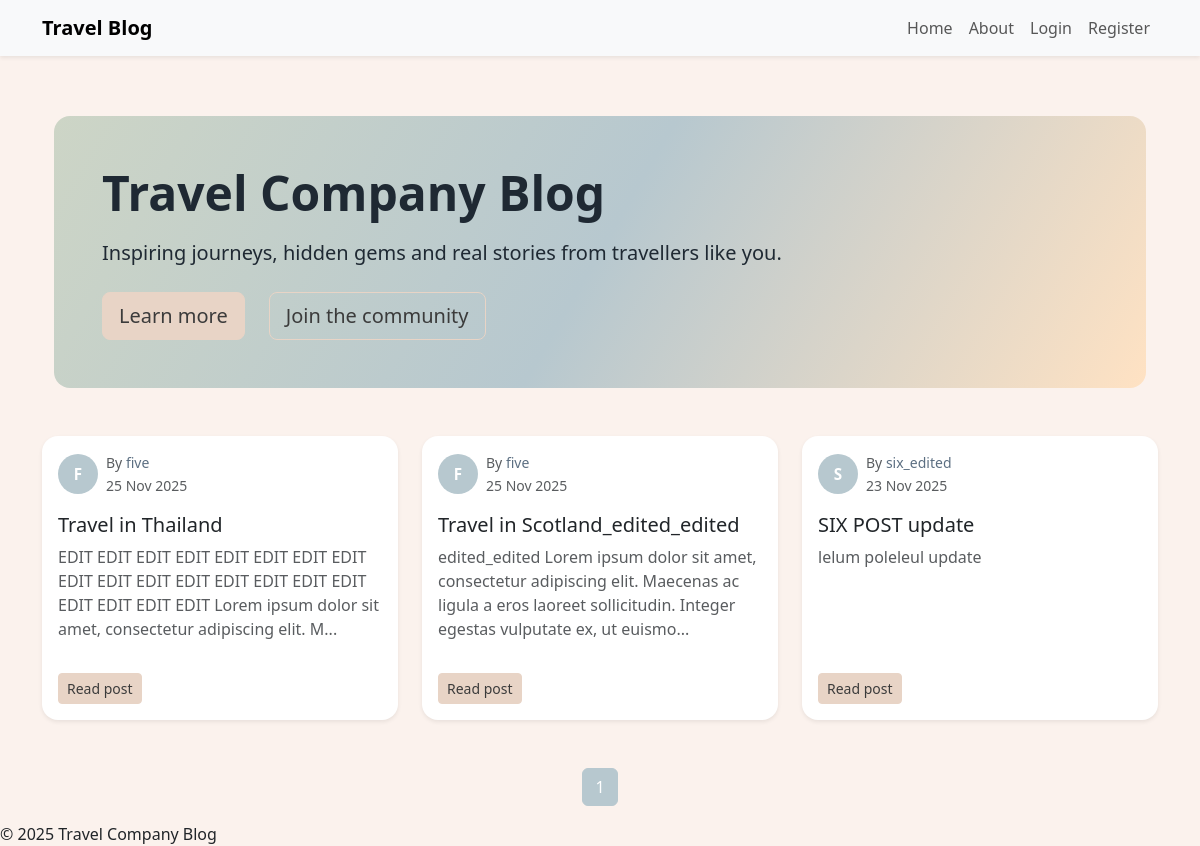
Before: / with the older database file.
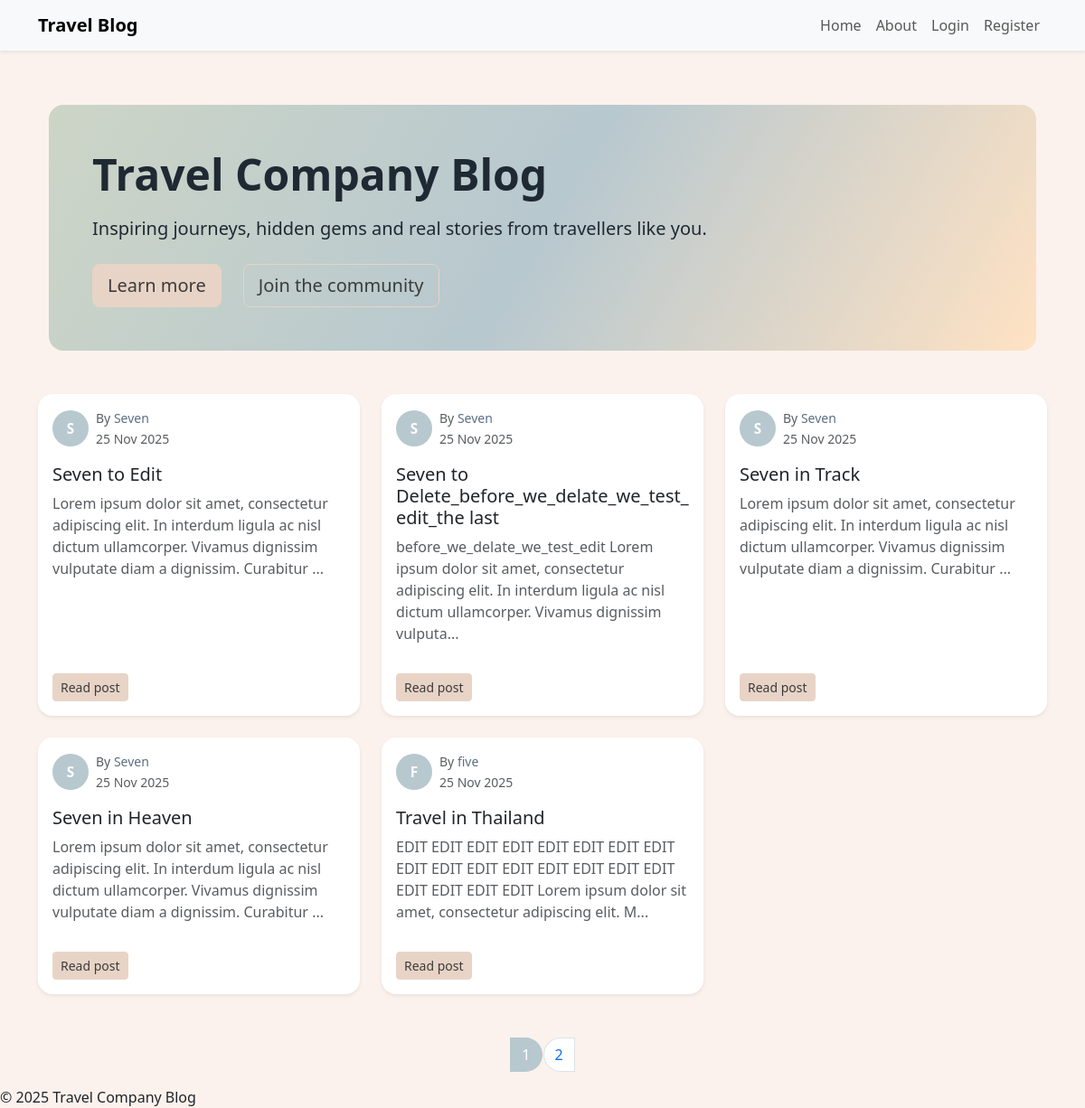
After: the same page with the newer database file.
### travelcompanyblog/models.py (models this page shows, shortened)
class BlogPost(db.Model):
    users = db.relationship(User)
    id = db.Column(db.Integer, primary_key=True)
    user_id = db.Column(db.Integer, db.ForeignKey('users.id'), nullable=False)
    date = db.Column(db.DateTime, nullable=False, default=datetime.utcnow)
    title = db.Column(db.String(140), nullable=False)
    text = db.Column(db.Text, nullable=False)

class User(db.Model, UserMixin):
    __tablename__ = 'users'
    id = db.Column(db.Integer, primary_key=True)
    profile_image = db.Column(db.String(64), nullable=False, default='default_profile.png')
    email = db.Column(db.String(64), unique=True, index=True)
    username = db.Column(db.String(64), unique=True, index=True)
    password_hash = db.Column(db.String(128))
    posts = db.relationship('BlogPost', backref='author', lazy=True)

### travelcompanyblog/core/views.py (the view)
@core.route('/')
def index():
    page = request.args.get('page', 1, type=int)
    blog_post = BlogPost.query.order_by(BlogPost.date.desc()).paginate(page=page, per_page=5)
    return render_template('index.html', blog_posts=blog_post)

### travelcompanyblog/templates/index.html (shortened to what this page needs)
{% extends "base.html" %}
{% block content %}
<div class="container" style="margin-top: 60px;">
<div class="bg-hero rounded-4 p-5 mb-5 text-center text-md-start">
  <h1 class="display-5 fw-bold mb-3">Travel Company Blog</h1>
  <p class="lead mb-4">
    Inspiring journeys, hidden gems and real stories from travellers like you.
  </p>
  <div class="d-flex flex-column flex-sm-row gap-2">
    <a href="{{ url_for('core.info') }}" class="btn btn-accent btn-lg me-sm-3 mb-2 mb-sm-0">
      Learn more
    </a>
    {% if current_user.is_authenticated %}
      <a href="{{ url_for('blog_posts.create_post') }}" class="btn btn-outline-accent btn-lg">
        + Create a new post
      </a>
    {% else %}
      <a href="{{ url_for('users.register') }}" class="btn btn-outline-accent btn-lg">
        Join the community
      </a>
    {% endif %}
  </div>
</div>
</div>
<div class="row g-4">
  {% for post in blog_posts.items %}
    <div class="col-md-6 col-lg-4">
      <div class="card h-100 shadow-sm border-0 blog-card">
        <div class="card-body d-flex flex-column">
          <div class="d-flex align-items-center mb-3">
            <div class="avatar-circle me-2">
              {{ post.author.username[0]|upper }}
            </div>
            <div>
              <small class="text-muted d-block">
                By <a href="{{ url_for('users.user_posts', username=post.author.username) }}"
                      class="author-link">
                      {{ post.author.username }}
                    </a>
              </small>
              <small class="text-muted">
                {{ post.date.strftime('%d %b %Y') }}
              </small>
            </div>
          </div>
          <h5 class="card-title mb-2">
            <a href="{{ url_for('blog_posts.blog_post', blog_post_id=post.id) }}"
               class="stretched-link text-decoration-none text-dark">
              {{ post.title }}
            </a>
          </h5>
          <p class="card-text text-muted flex-grow-1">
            {{ post.text[:160] }}{% if post.text|length > 160 %}...{% endif %}
          </p>
          <div class="mt-3">
            <a class="btn btn-sm btn-accent"
               href="{{ url_for('blog_posts.blog_post', blog_post_id=post.id) }}">
              Read post
            </a>
          </div>
        </div>
      </div>
    </div>
  {% endfor %}
</div>
<nav aria-label="Page navigation" class="mt-5">
  <ul class="pagination justify-content-center">
    {% for page_num in blog_posts.iter_pages(left_edge=1, left_current=2,
                                             right_current=2, right_edge=1) %}
      {% if page_num %}
        <li class="page-item {% if blog_posts.page == page_num %}active{% endif %}">
          <a class="page-link"
             href="{{ url_for('core.index', page=page_num) }}">{{ page_num }}</a>
        </li>
      {% else %}
        <li class="page-item disabled"><span class="page-link">…</span></li>
      {% endif %}
    {% endfor %}
  </ul>
</nav>
{% endblock %}

### travelcompanyblog/templates/base.html (shortened to what this page needs)
<!DOCTYPE html>
<html lang="en">
<head>
    <link href="https://cdn.jsdelivr.net/npm/bootstrap@5.3.2/dist/css/bootstrap.min.css" rel="stylesheet">
</head>
<body>
<nav class="navbar navbar-expand-lg navbar-light bg-light shadow-sm">
    <div class="container">
        <a class="navbar-brand fw-bold" href="{{ url_for('core.index') }}">Travel Blog</a>
        <div class="collapse navbar-collapse" id="navbarContent">
            <ul class="navbar-nav ms-auto mb-2 mb-lg-0">
                <li class="nav-item">
                    <a class="nav-link" href="{{ url_for('core.index') }}">Home</a>
                </li>
                <li class="nav-item">
                    <a class="nav-link" href="{{ url_for('core.info') }}">About</a>
                </li>
                {% if current_user.is_authenticated %}
                <li class="nav-item">
                    <a class="nav-link" href="{{ url_for('users.account') }}">Account</a>
                </li>
                <li class="nav-item">
                    <a class="nav-link" href="{{ url_for('blog_posts.create_post') }}">Create Post</a>
                </li>
                <li class="nav-item">
                    <a class="nav-link text-danger" href="{{ url_for('users.logout') }}">Logout</a>
                </li>
                {% else %}
                <li class="nav-item">
                    <a class="nav-link" href="{{ url_for('users.login') }}">Login</a>
                </li>
                <li class="nav-item">
                    <a class="nav-link" href="{{ url_for('users.register') }}">Register</a>
                </li>
                {% endif %}
            </ul>
        </div>
    </div>
</nav>
    <div class="container">
        {% block content %}
        {% endblock %}
    </div>
    <footer>
        &copy; {{ current_year if current_year else "2025" }} Travel Company Blog
    </footer>
</body>
</html>

### travelcompanyblog/templates/base.html (style rules this page uses)
body { background: #FBF2ED; }
.bg-hero { background: linear-gradient(120deg, #CDD5C6, #B7C8CF, #FFE2C3); color: #1f2933; }
.blog-card { background-color: #ffffff; border-radius: 1rem; transition: transform 0.15s ease, box-shadow 0.15s ease; }
.avatar-circle { width: 40px; height: 40px; border-radius: 50%; background-color: #B7C8CF; color: #ffffff; font-weight: 600; display: flex; align-items: center; justify-content: center; font-size: 0.95rem; }
.author-link { color: #5c6f82; text-decoration: none; }
.btn-accent { background-color: #E8D4C6; border-color: #E8D4C6; color: #3b3b3b; }
.btn-outline-accent { border-color: #E8D4C6; color: #3b3b3b; }
.pagination .page-link { border-radius: 999px; margin: 0 2px; }
.pagination .page-item.active .page-link { background-color: #B7C8CF; border-color: #B7C8CF; }

Changed rows visible on the page:
no longer on this page (row edited): BlogPost: author "F", author.username "five", date "25 Nov 2025", title "Travel in Scotland_edited_edited", text "edited_edited Lorem ipsum dolor sit amet, consectetur adipiscing elit. Maecenas ac ligula a eros laoreet sollicitudin. Integer egestas vulputate ex, ut euismo"
no longer on this page (row unchanged): BlogPost: author "S", author.username "six_edited", date "23 Nov 2025", title "SIX POST update", text "lelum poleleul update"
added BlogPost: author "S", author.username "Seven", date "25 Nov 2025", title "Seven to Edit", text "Lorem ipsum dolor sit amet, consectetur adipiscing elit. In interdum ligula ac nisl dictum ullamcorper. Vivamus dignissim vulputate diam a dignissim. Curabitur"
added BlogPost: author "S", author.username "Seven", date "25 Nov 2025", title "Seven to Delete_before_we_delate_we_test_edit_the last", text "before_we_delate_we_test_edit Lorem ipsum dolor sit amet, consectetur adipiscing elit. In interdum ligula ac nisl dictum ullamcorper. Vivamus dignissim vulputa"
added BlogPost: author "S", author.username "Seven", date "25 Nov 2025", title "Seven in Track", text "Lorem ipsum dolor sit amet, consectetur adipiscing elit. In interdum ligula ac nisl dictum ullamcorper. Vivamus dignissim vulputate diam a dignissim. Curabitur"
added BlogPost: author "S", author.username "Seven", date "25 Nov 2025", title "Seven in Heaven", text "Lorem ipsum dolor sit amet, consectetur adipiscing elit. In interdum ligula ac nisl dictum ullamcorper. Vivamus dignissim vulputate diam a dignissim. Curabitur"
Other visible differences:
new list line: "2"
